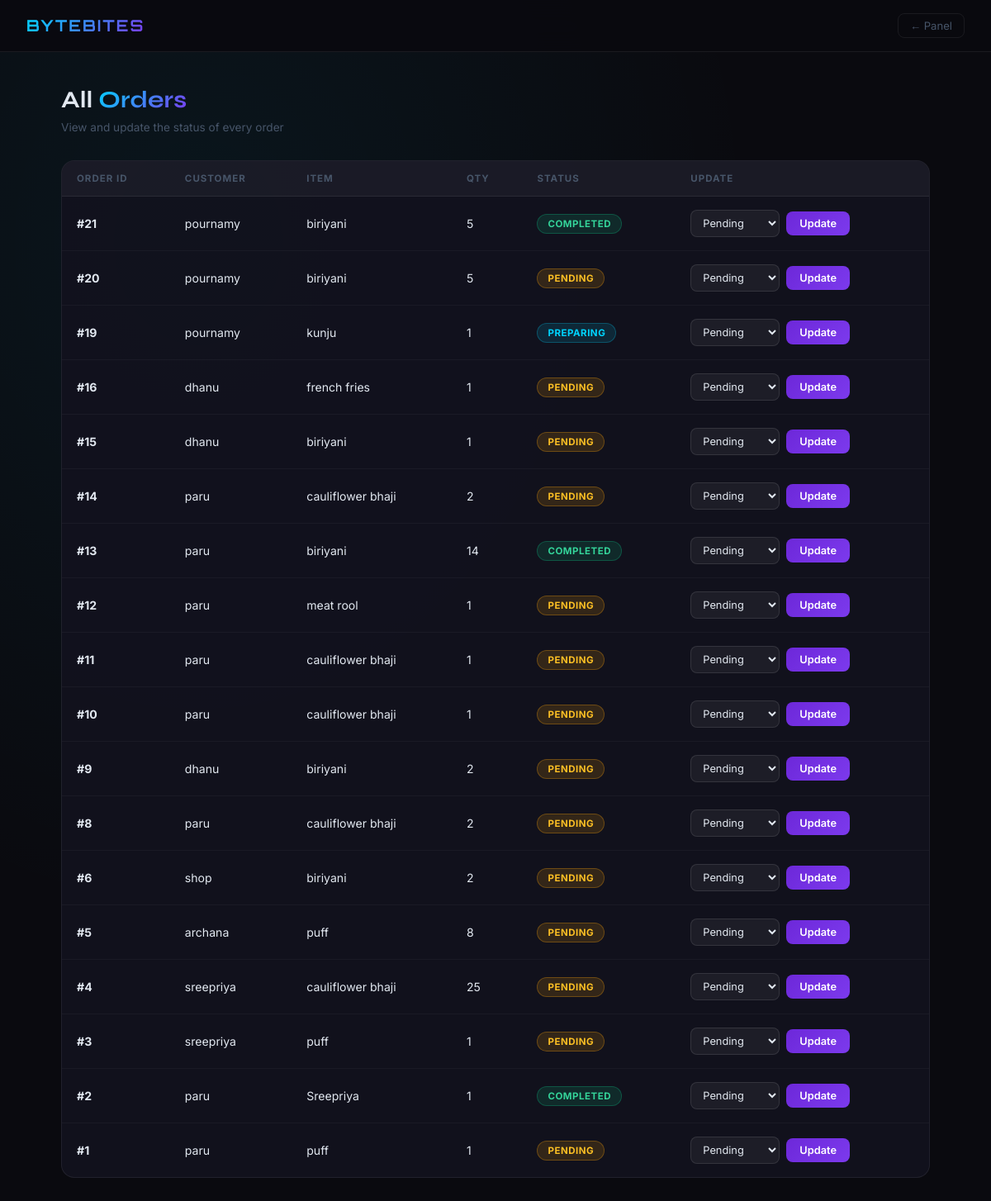
Page /shopkeeper/orders (signed in) on the committed database.
### tables this page shows
CREATE TABLE orders (
    id INTEGER PRIMARY KEY AUTOINCREMENT,
    customer_name TEXT,
    item_id INTEGER NOT NULL,
    quantity INTEGER NOT NULL,
    status TEXT NOT NULL DEFAULT 'Pending'
);

CREATE TABLE menu_items (
    id INTEGER PRIMARY KEY AUTOINCREMENT,
    name TEXT NOT NULL,
    price REAL NOT NULL,
    quantity INTEGER NOT NULL,
    available INTEGER NOT NULL DEFAULT 1
);

### app.py (the view)
@app.route('/shopkeeper/orders')
def view_orders():
    if not session.get("shopkeeper"):
        return redirect("/shopkeeper_login")
    conn   = get_db_connection()
    orders = db_fetchall(conn, """
        SELECT o.id AS order_id, o.customer_name, m.name AS item_name, o.quantity, o.status
        FROM orders o JOIN menu_items m ON o.item_id = m.id
        ORDER BY o.id DESC
    """)
    db_close(conn)
    return render_template('shopkeeper_orders.html', orders=orders)

### app.py (called while the page is built)
def get_db_connection():
    if DATABASE_URL:
        import psycopg2
        import psycopg2.extras
        conn = psycopg2.connect(DATABASE_URL)
        conn.autocommit = False
        return conn
    else:
        import sqlite3
        conn = sqlite3.connect("database.db")
        conn.row_factory = sqlite3.Row
        return conn

def db_fetchall(conn, sql, params=()):
    if DATABASE_URL:
        import psycopg2.extras
        sql = sql.replace("?", "%s")
        cur = conn.cursor(cursor_factory=psycopg2.extras.RealDictCursor)
        cur.execute(sql, params)
        return cur.fetchall()
    else:
        cur = conn.execute(sql, params)
        return cur.fetchall()

def db_close(conn):
    conn.close()

### templates/shopkeeper_orders.html (shortened to what this page needs)
<!DOCTYPE html>
<html lang="en">
<head>
</head>
<body>
<nav>
  <span class="logo">BYTEBITES</span>
  <a href="/shopkeeper_home" class="back">← Panel</a>
</nav>
<div class="container">
  <h1>All <span>Orders</span></h1>
  <p class="sub">View and update the status of every order</p>
  <div class="table-wrap">
    <table>
      <thead>
        <tr>
          <th>Order ID</th><th>Customer</th><th>Item</th><th>Qty</th><th>Status</th><th>Update</th>
        </tr>
      </thead>
      <tbody>
        {% for order in orders %}
        <tr>
          <td><strong>#{{ order.order_id }}</strong></td>
          <td>{{ order.customer_name }}</td>
          <td>{{ order.item_name }}</td>
          <td>{{ order.quantity }}</td>
          <td>
            {% if order.status == 'Pending' %}<span class="badge b-pending">Pending</span>
            {% elif order.status == 'Preparing' %}<span class="badge b-preparing">Preparing</span>
            {% elif order.status == 'Completed' %}<span class="badge b-completed">Completed</span>
            {% else %}<span class="badge b-other">{{ order.status }}</span>{% endif %}
          </td>
          <td>
            <form action="/update_order_status/{{ order.order_id }}" method="POST" class="update-form">
              <select name="status">
                <option value="Pending">Pending</option>
              </select>
              <button type="submit" class="btn-update">Update</button>
            </form>
          </td>
        </tr>
        {% endfor %}
      </tbody>
    </table>
  </div>
</div>
</body>
</html>

### templates/shopkeeper_orders.html (style rules this page uses)
* { margin:0;padding:0;box-sizing:border-box; }
body { min-height:100vh;background:#0a0a0f;color:#e2e8f0;font-family:'Inter',sans-serif;background-image:radial-gradient(ellipse at 20% 20%,rgba(0,212,255,0.06) 0%,transparent 50%); }
nav { background:rgba(10,10,15,0.95);border-bottom:1px solid rgba(255,255,255,0.07);padding:16px 32px;display:flex;align-items:center;justify-content:space-between;position:sticky;top:0;z-index:100;backdrop-filter:blur(20px); }
.logo { font-family:'Orbitron',sans-serif;font-size:1.2rem;font-weight:700;background:linear-gradient(135deg,#00d4ff,#7c3aed);-webkit-background-clip:text;-webkit-text-fill-color:transparent;letter-spacing:2px; }
.back { color:#475569;font-size:0.82rem;text-decoration:none;padding:6px 14px;border-radius:8px;border:1px solid rgba(255,255,255,0.07);transition:all 0.2s; }
.container { max-width:1100px;margin:0 auto;padding:40px 24px; }
h1 { font-family:'Syne',sans-serif;font-size:1.8rem;margin-bottom:8px; }
h1 span { background:linear-gradient(135deg,#00d4ff,#7c3aed);-webkit-background-clip:text;-webkit-text-fill-color:transparent; }
.sub { color:#475569;font-size:0.85rem;margin-bottom:32px; }
.table-wrap { background:rgba(18,18,30,0.9);border:1px solid rgba(255,255,255,0.07);border-radius:16px;overflow:hidden; }
table { width:100%;border-collapse:collapse; }
th { background:rgba(255,255,255,0.04);color:#475569;font-size:0.72rem;text-transform:uppercase;letter-spacing:1px;padding:14px 18px;text-align:left;border-bottom:1px solid rgba(255,255,255,0.07); }
td { padding:16px 18px;border-bottom:1px solid rgba(255,255,255,0.04);font-size:0.88rem;vertical-align:middle; }
tr:last-child td { border-bottom:none; }
.badge { display:inline-block;padding:4px 12px;border-radius:20px;font-size:0.72rem;font-weight:700;text-transform:uppercase;letter-spacing:0.5px; }
.b-pending { background:rgba(245,158,11,0.15);color:#fbbf24;border:1px solid rgba(245,158,11,0.3); }
.b-preparing { background:rgba(0,212,255,0.12);color:#00d4ff;border:1px solid rgba(0,212,255,0.25); }
.b-completed { background:rgba(16,185,129,0.15);color:#34d399;border:1px solid rgba(16,185,129,0.3); }
.update-form { display:flex;gap:8px;align-items:center; }
select { background:rgba(255,255,255,0.05);border:1px solid rgba(255,255,255,0.1);border-radius:8px;color:#e2e8f0;padding:7px 10px;font-family:'Inter',sans-serif;font-size:0.8rem;outline:none;cursor:pointer; }
.btn-update { padding:7px 16px;border-radius:8px;border:none;cursor:pointer;font-family:'Inter',sans-serif;font-weight:600;font-size:0.8rem;background:linear-gradient(135deg,#6d28d9,#7c3aed);color:#fff;transition:all 0.2s; }

### rows in the picture
orders: order_id "21", customer_name "pournamy", item_name "biriyani", quantity "5", status "COMPLETED"
orders: order_id "20", customer_name "pournamy", item_name "biriyani", quantity "5", status "PENDING"
orders: order_id "19", customer_name "pournamy", item_name "kunju", quantity "1", status "PREPARING"
orders: order_id "16", customer_name "dhanu", item_name "french fries", quantity "1", status "PENDING"
orders: order_id "15", customer_name "dhanu", item_name "biriyani", quantity "1", status "PENDING"
orders: order_id "14", customer_name "paru", item_name "cauliflower bhaji", quantity "2", status "PENDING"
orders: order_id "13", customer_name "paru", item_name "biriyani", quantity "14", status "COMPLETED"
orders: order_id "12", customer_name "paru", item_name "meat rool", quantity "1", status "PENDING"
orders: order_id "11", customer_name "paru", item_name "cauliflower bhaji", quantity "1", status "PENDING"
orders: order_id "10", customer_name "paru", item_name "cauliflower bhaji", quantity "1", status "PENDING"
orders: order_id "9", customer_name "dhanu", item_name "biriyani", quantity "2", status "PENDING"
orders: order_id "8", customer_name "paru", item_name "cauliflower bhaji", quantity "2", status "PENDING"
orders: order_id "6", customer_name "shop", item_name "biriyani", quantity "2", status "PENDING"
orders: order_id "5", customer_name "archana", item_name "puff", quantity "8", status "PENDING"
orders: order_id "4", customer_name "sreepriya", item_name "cauliflower bhaji", quantity "25", status "PENDING"
orders: order_id "3", customer_name "sreepriya", item_name "puff", quantity "1", status "PENDING"
orders: order_id "2", customer_name "paru", item_name "Sreepriya", quantity "1", status "COMPLETED"
orders: order_id "1", customer_name "paru", item_name "puff", quantity "1", status "PENDING"
